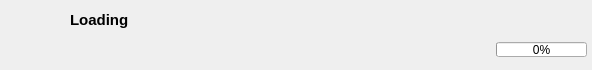
<?xml version="1.0" encoding="UTF-8"?>
<ui version="4.0">
 <class>DownloadItem</class>
 <widget class="QWidget" name="DownloadItem">
  <property name="geometry">
   <rect>
    <x>0</x>
    <y>0</y>
    <width>592</width>
    <height>70</height>
   </rect>
  </property>
  <property name="windowTitle">
   <string>Form</string>
  </property>
  <layout class="QHBoxLayout" name="horizontalLayout" stretch="0,1">
   <property name="spacing">
    <number>5</number>
   </property>
   <property name="leftMargin">
    <number>5</number>
   </property>
   <property name="topMargin">
    <number>5</number>
   </property>
   <property name="rightMargin">
    <number>5</number>
   </property>
   <property name="bottomMargin">
    <number>5</number>
   </property>
   <item>
    <widget class="QLabel" name="image_label">
     <property name="minimumSize">
      <size>
       <width>60</width>
       <height>60</height>
      </size>
     </property>
     <property name="maximumSize">
      <size>
       <width>60</width>
       <height>60</height>
      </size>
     </property>
     <property name="autoFillBackground">
      <bool>true</bool>
     </property>
     <property name="text">
      <string/>
     </property>
    </widget>
   </item>
   <item>
    <layout class="QVBoxLayout" name="verticalLayout">
     <item>
      <layout class="QHBoxLayout" name="horizontalLayout_2">
       <item>
        <widget class="QLabel" name="title_label">
         <property name="font">
          <font>
           <pointsize>11</pointsize>
           <bold>true</bold>
          </font>
         </property>
         <property name="text">
          <string>Loading</string>
         </property>
        </widget>
       </item>
       <item>
        <spacer name="horizontalSpacer">
         <property name="orientation">
          <enum>Qt::Horizontal</enum>
         </property>
         <property name="sizeHint" stdset="0">
          <size>
           <width>40</width>
           <height>20</height>
          </size>
         </property>
        </spacer>
       </item>
       <item>
        <widget class="QPushButton" name="folder_open_button">
         <property name="text">
          <string/>
         </property>
         <property name="icon">
          <iconset resource="resources.qrc">
           <normaloff>:/icon/icons/folder-open.png</normaloff>:/icon/icons/folder-open.png</iconset>
         </property>
         <property name="flat">
          <bool>true</bool>
         </property>
        </widget>
       </item>
       <item>
        <widget class="QPushButton" name="cancel_button">
         <property name="enabled">
          <bool>true</bool>
         </property>
         <property name="text">
          <string/>
         </property>
         <property name="icon">
          <iconset resource="resources.qrc">
           <normaloff>:/icon/icons/stop.png</normaloff>:/icon/icons/stop.png</iconset>
         </property>
         <property name="flat">
          <bool>true</bool>
         </property>
        </widget>
       </item>
       <item>
        <widget class="QPushButton" name="delete_button">
         <property name="layoutDirection">
          <enum>Qt::LeftToRight</enum>
         </property>
         <property name="autoFillBackground">
          <bool>false</bool>
         </property>
         <property name="text">
          <string/>
         </property>
         <property name="icon">
          <iconset resource="resources.qrc">
           <normaloff>:/icon/icons/trash-delete-bin.png</normaloff>:/icon/icons/trash-delete-bin.png</iconset>
         </property>
         <property name="flat">
          <bool>true</bool>
         </property>
        </widget>
       </item>
      </layout>
     </item>
     <item>
      <layout class="QHBoxLayout" name="horizontalLayout_3">
       <item>
        <widget class="QLabel" name="status_label">
         <property name="text">
          <string/>
         </property>
        </widget>
       </item>
       <item>
        <spacer name="horizontalSpacer_2">
         <property name="orientation">
          <enum>Qt::Horizontal</enum>
         </property>
         <property name="sizeHint" stdset="0">
          <size>
           <width>40</width>
           <height>20</height>
          </size>
         </property>
        </spacer>
       </item>
       <item>
        <widget class="QProgressBar" name="progress_bar">
         <property name="sizePolicy">
          <sizepolicy hsizetype="Fixed" vsizetype="Fixed">
           <horstretch>0</horstretch>
           <verstretch>0</verstretch>
          </sizepolicy>
         </property>
         <property name="maximumSize">
          <size>
           <width>150</width>
           <height>15</height>
          </size>
         </property>
         <property name="value">
          <number>0</number>
         </property>
        </widget>
       </item>
      </layout>
     </item>
    </layout>
   </item>
  </layout>
 </widget>
 <resources>
  <include location="resources.qrc"/>
 </resources>
 <connections/>
</ui>
